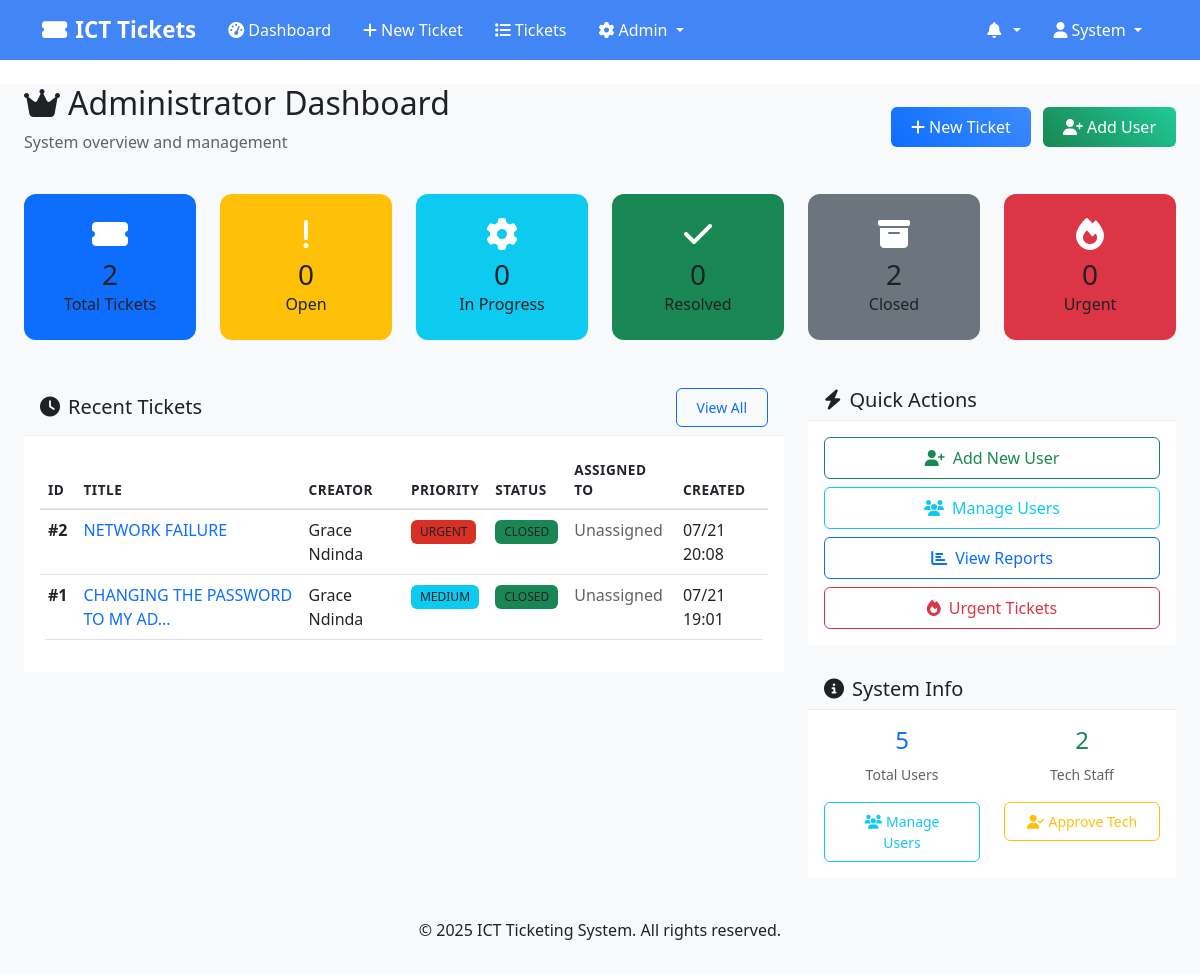
The page /dashboard (signed in) on the database as committed earlier.
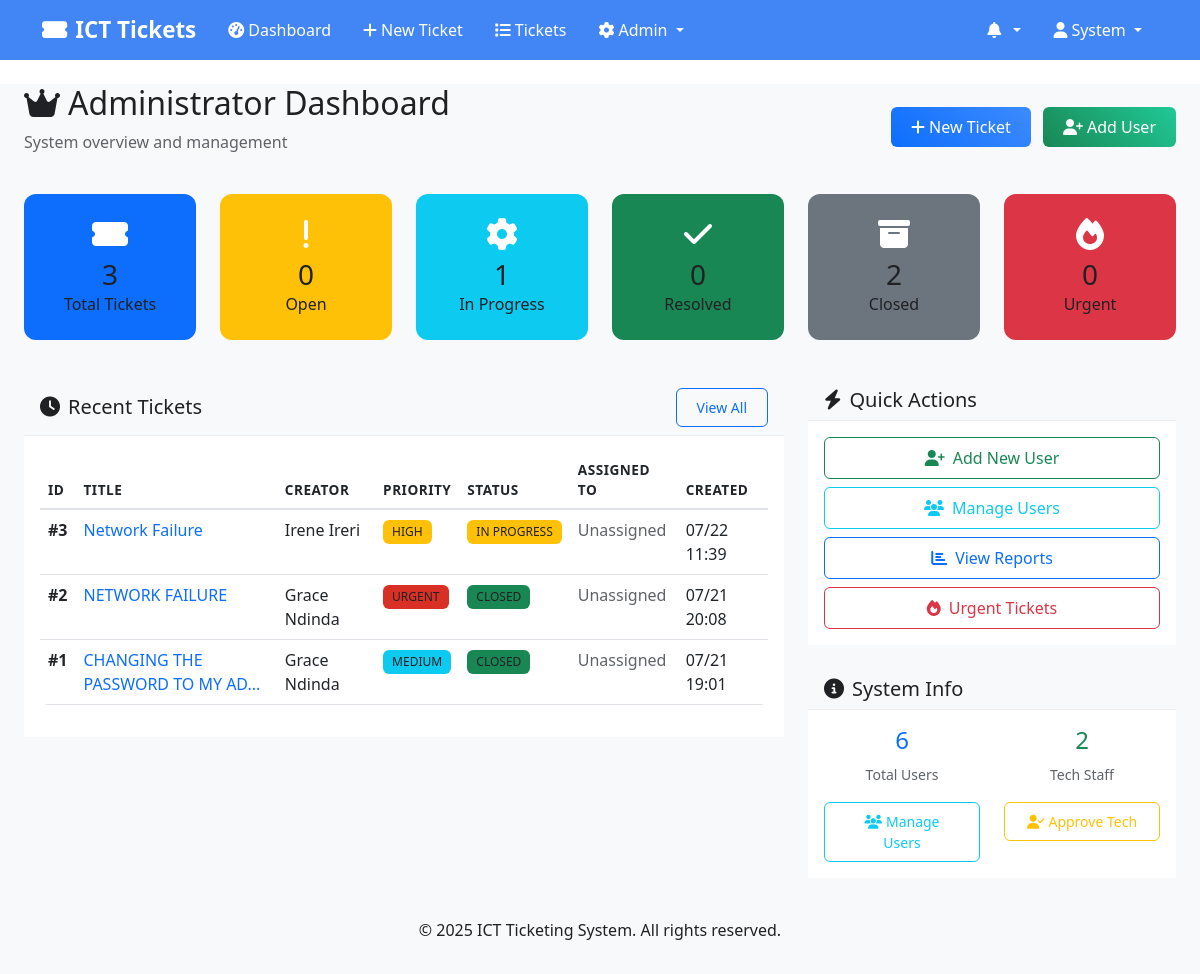
The same page on the database as committed later.
### models.py (models this page shows, shortened)
class Ticket(db.Model):
    __tablename__ = 'tickets'
    id = db.Column(db.Integer, primary_key=True)
    title = db.Column(db.String(200), nullable=False)
    description = db.Column(db.Text, nullable=False)
    priority = db.Column(db.String(10), nullable=False)  # 'URGENT', 'HIGH', 'MEDIUM', 'LOW'
    status = db.Column(db.String(20), default='OPEN')  # 'OPEN', 'IN_PROGRESS', 'RESOLVED', 'CLOSED'
    category = db.Column(db.String(50), nullable=True)
    location = db.Column(db.String(100), nullable=True)
    unit = db.Column(db.String(50), nullable=True)  # For SWA departments (USHR, LSHR)
    created_by_id = db.Column(db.Integer, db.ForeignKey('users.id'), nullable=False)
    assigned_to_ids = db.Column(db.Text, nullable=True)  # Store comma-separated IDs for multiple assignments
    created_at = db.Column(db.DateTime, default=datetime.utcnow)
    updated_at = db.Column(db.DateTime, default=datetime.utcnow, onupdate=datetime.utcnow)
    resolved_at = db.Column(db.DateTime, nullable=True)
    closed_at = db.Column(db.DateTime, nullable=True)
    due_date = db.Column(db.DateTime, nullable=True)
    comments = db.relationship('TicketComment', backref='ticket', cascade='all, delete-orphan')
    notifications = db.relationship('Notification', backref='ticket', cascade='all, delete-orphan')
    @property
    def priority_color(self):
        colors = {
            'URGENT': 'danger',
            'HIGH': 'warning',
            'MEDIUM': 'info',
            'LOW': 'success'
        }
        return colors.get(self.priority, 'secondary')
    @property
    def status_color(self):
        colors = {
            'OPEN': 'primary',
            'IN_PROGRESS': 'warning',
            'RESOLVED': 'info',
            'CLOSED': 'success'
        }
        return colors.get(self.status, 'secondary')

class User(UserMixin, db.Model):
    __tablename__ = 'users'
    id = db.Column(db.Integer, primary_key=True)
    username = db.Column(db.String(80), unique=True, nullable=False)
    email = db.Column(db.String(120), unique=True, nullable=False)
    phone = db.Column(db.String(20), nullable=True)
    password_hash = db.Column(db.String(256), nullable=False)
    first_name = db.Column(db.String(50), nullable=False)
    last_name = db.Column(db.String(50), nullable=False)
    role = db.Column(db.String(20), nullable=False)  # 'user', 'tech', 'admin'
    department_id = db.Column(db.Integer, db.ForeignKey('departments.id'), nullable=True)
    is_active = db.Column(db.Boolean, default=True)
    created_at = db.Column(db.DateTime, default=datetime.utcnow)
    updated_at = db.Column(db.DateTime, default=datetime.utcnow, onupdate=datetime.utcnow)
    department = db.relationship('Department', backref='users')
    created_tickets = db.relationship('Ticket', foreign_keys='Ticket.created_by_id', backref='creator')
    @property
    def full_name(self):
        return f"{self.first_name} {self.last_name}"

### routes.py (the view, shortened to what this page needs)
@app.route('/dashboard')
@login_required
def dashboard():
    stats = get_ticket_stats()
    if current_user.role == 'admin':
        recent_tickets = Ticket.query.order_by(Ticket.created_at.desc()).limit(5).all()
        unread_notifications = Notification.query.filter_by(user_id=current_user.id, is_read=False).count()
        return render_template('dashboard_admin.html',
                             stats=stats,
                             recent_tickets=recent_tickets,
                             unread_notifications=unread_notifications,
                             User=User, Ticket=Ticket, Department=Department)
    else:
        my_tickets = Ticket.query.filter_by(created_by_id=current_user.id).all()
        unread_notifications = Notification.query.filter_by(user_id=current_user.id, is_read=False).count()
        return render_template('dashboard_user.html',
                             my_tickets=my_tickets,
                             unread_notifications=unread_notifications)

### app.py (called while the page is built)
@login_manager.user_loader
def load_user(user_id):
    from models import User
    return User.query.get(int(user_id))

### templates/dashboard_admin.html (shortened to what the changed rows need)
{% extends "base.html" %}
{% block content %}
<div class="container-fluid">
    <div class="row">
        <div class="col-12">
            <div class="d-flex justify-content-between align-items-center mb-4">
                <div>
                    <h2><i class="fas fa-crown me-2"></i>Administrator Dashboard</h2>
                </div>
            </div>
        </div>
    </div>
    <div class="row mb-4">
        <div class="col-lg-2 col-md-4 col-sm-6 mb-3">
            <div class="card dashboard-card-total h-100 text-white rounded-3 p-3">
                <div class="card-body text-center">
                    <i class="fas fa-ticket-alt fs-2 mb-2"></i>
                    <h3 class="mb-0">{{ stats.total }}</h3>
                    <p class="mb-0">Total Tickets</p>
                </div>
            </div>
        </div>
        <div class="col-lg-2 col-md-4 col-sm-6 mb-3">
            <div class="card dashboard-card-inprogress h-100 text-white rounded-3 p-3">
                <div class="card-body text-center">
                    <i class="fas fa-cog fs-2 mb-2"></i>
                    <h3 class="mb-0">{{ stats.in_progress }}</h3>
                    <p class="mb-0">In Progress</p>
                </div>
            </div>
        </div>
    </div>
    <div class="row">
        <div class="col-lg-8 mb-4">
            <div class="card">
                <div class="card-body">
                    {% if recent_tickets %}
                    <div class="table-responsive">
                        <table class="table table-hover">
                            <thead>
                                <tr>
                                    <th>ID</th>
                                    <th>Title</th>
                                    <th>Creator</th>
                                    <th>Priority</th>
                                    <th>Status</th>
                                    <th>Assigned To</th>
                                    <th>Created</th>
                                </tr>
                            </thead>
                            <tbody>
                                {% for ticket in recent_tickets %}
                                <tr>
                                    <td><strong>#{{ ticket.id }}</strong></td>
                                    <td>
                                        <a href="{{ url_for('view_ticket', ticket_id=ticket.id) }}" class="text-decoration-none">
                                            {{ ticket.title[:30] }}{% if ticket.title|length > 30 %}...{% endif %}
                                        </a>
                                    </td>
                                    <td>{{ ticket.creator.full_name }}</td>
                                    <td>
                                        <span class="badge bg-{{ ticket.priority_color }}">
                                            {{ ticket.priority }}
                                        </span>
                                    </td>
                                    <td>
                                        <span class="badge bg-{{ ticket.status_color }}">
                                            {{ ticket.status.replace('_', ' ') }}
                                        </span>
                                    </td>
                                    <td>
                                        {% if ticket.assignee %}
                                            {{ ticket.assignee.full_name }}
                                        {% else %}
                                            <span class="text-muted">Unassigned</span>
                                        {% endif %}
                                    </td>
                                    <td>{{ ticket.created_at.strftime('%m/%d %H:%M') }}</td>
                                </tr>
                                {% endfor %}
                            </tbody>
                        </table>
                    </div>
                    {% else %}
                    <div class="text-center py-4">
                        <i class="fas fa-ticket-alt fs-2 text-muted mb-3"></i>
                        <h5 class="text-muted">No tickets found</h5>
                    </div>
                    {% endif %}
                </div>
            </div>
        </div>
        <div class="col-lg-4 mb-4">
            <div class="card mt-4">
                <div class="card-body">
                    <div class="row text-center">
                        <div class="col-6">
                            <h4 class="text-primary">{{ User.query.count() }}</h4>
                            <small class="text-muted">Total Users</small>
                        </div>
                    </div>
                                {% set pending_count = User.query.filter_by(role='tech', is_active=False).count() %}
                </div>
            </div>
        </div>
    </div>
</div>
{% endblock %}

Rows that differ between the two databases and show on the page:
added Ticket: id "3", title "Network Failure", creator.full_name "Irene Ireri", priority "HIGH", status.replace "IN PROGRESS", created_at "07/22 11:39"
Other text that changed with them:
{{ stats.total }}: "2" → "3"
{{ stats.in_progress }}: "0" → "1"
{{ User.query.count() }}: "5" → "6"
